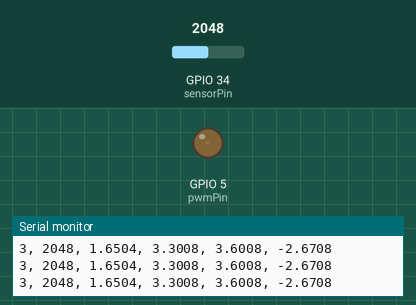
Bench run of a sketch on a simulated ESP32. Parts: output pins drawn as LEDs (lit = HIGH), the last lines printed to the serial monitor. Inputs (shaded band) come from the test bench; at power-on: GPIO 34 (sensorPin) = 2048.

Above: at 1.4 s.
1.5 s: GPIO 34 (sensorPin) set to 491
At 1.78 s:
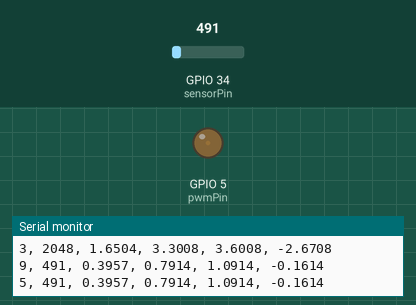
3.3 s: GPIO 34 (sensorPin) set to 0
At 3.9 s:
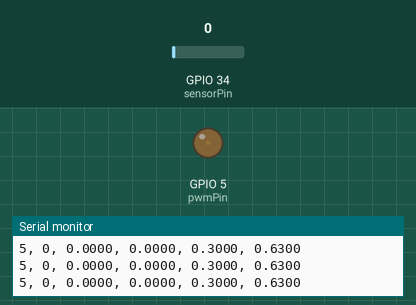
6.3 s: GPIO 34 (sensorPin) set to 140
9.3 s: GPIO 34 (sensorPin) set to 60
At 11.75 s:
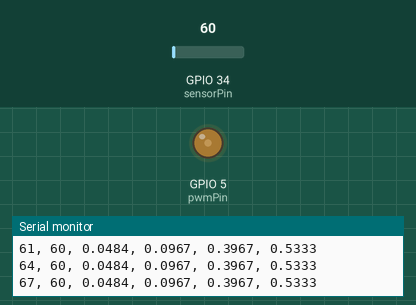
12.3 s: GPIO 34 (sensorPin) set to 4095
Timing chart, 0 to 15.0 s (numbered marks = the images above; inputs shaded):
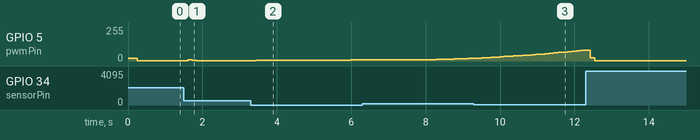

Measured:
- after the input at 1.5 s, GPIO 5 (pwmPin): 3/255 → 9/255 after 0.11 s, → 5/255 0.12 s later, → 3/255 0.12 s later
- after the input at 3.3 s, GPIO 5 (pwmPin): moves from 3/255 to 10/255 over 2.8 s, starting after 0.13 s

The sketch:

catodic3.ino
```cpp
/*
 * Program ESP32 untuk Mengukur VRMS dari Buck Converter
 * - Menggunakan pembagi tegangan 10k-10k di pin 34 (ADC1_CH6)
 * - PWM output di pin 5
 * - Menggunakan PID untuk menjaga tegangan stabil di set point
 */

// Definisi pin
const int sensorPin = 34;    // Pin sensor analog ESP32 (ADC1_CH6)
const int pwmPin = 5;        // Pin output PWM untuk buck converter

// Variabel untuk pengukuran
int pwmValue = 20;           // Nilai PWM awal (0-255)
float vRef = 3.3;            // Tegangan referensi ESP32 (3.3V)
int numSamples = 100;        // Jumlah sampel untuk perhitungan RMS

// Parameter PID
float setPoint = 0.93;        // Set point tegangan output yang diinginkan (V)
float Kp = 5.0;              // Konstanta Proporsional
float Ki = 1.0;              // Konstanta Integral
float Kd = 0.5;              // Konstanta Derivatif

// Batas PWM
const int PWM_MIN = 3;       // Nilai minimum PWM
const int PWM_MAX = 100;     // Nilai maksimum PWM

// Variabel untuk kalkulasi PID
float lastError = 0;         // Error sebelumnya
float integral = 0;          // Nilai integral error
unsigned long lastTime = 0;  // Waktu perhitungan PID terakhir
float outputVrms = 0;        // Nilai VRMS output terakhir

void setup() {
  // Inisialisasi komunikasi serial
  Serial.begin(9600);

  // Inisialisasi pin
  pinMode(sensorPin, INPUT);
  pinMode(pwmPin, OUTPUT);

  // Setel PWM ke nilai awal
  analogWrite(pwmPin, pwmValue);

  // Pesan pembuka
  Serial.println("Pengukuran VRMS Buck Converter dengan Pembagi Tegangan 10k-10k & Kontrol PID");
  Serial.println("Set Point: " + String(setPoint) + "V");
  Serial.println("PID Parameters: Kp=" + String(Kp) + ", Ki=" + String(Ki) + ", Kd=" + String(Kd));
  Serial.println("PWM Range: Min=" + String(PWM_MIN) + ", Max=" + String(PWM_MAX));
  Serial.println("----------------------------------------------------------");
  Serial.println("PWM, ADC Raw, Voltage Pin, Output Voltage, VRMS, Error");

  // Inisialisasi waktu
  lastTime = millis();
}

void loop() {
  // Variabel untuk menyimpan total kuadrat
  float sumSquares = 0.0;
  int rawADC = 0;
  float voltagePin = 0.0;
  float outputVoltage = 0.0;

  // Ambil beberapa sampel untuk perhitungan RMS
  for (int i = 0; i < numSamples; i++) {
    // Baca nilai ADC
    int adcValue = analogRead(sensorPin);

    // Konversi ke tegangan di pin sensor
    float voltage = (adcValue / 4095.0) * vRef;

    // Kompensasi pembagi tegangan untuk mendapatkan tegangan output sebenarnya
    float actualVoltage = voltage * 2.0;  // Karena pembagi tegangan 10k-10k (1:1)

    // Tambahkan kuadrat ke total
    sumSquares += actualVoltage * actualVoltage;

    // Simpan nilai terakhir untuk tampilan
    if (i == numSamples - 1) {
      rawADC = adcValue;
      voltagePin = voltage;
      outputVoltage = actualVoltage;
    }

    // Tunggu sedikit sebelum sampel berikutnya
    delayMicroseconds(100);
  }

  // Hitung VRMS
  float vrms = sqrt(sumSquares / numSamples) + 0.3;
  outputVrms = vrms;

  // Hitung nilai PID dan perbarui PWM
  pwmValue = calculatePID(vrms);

  // Pastikan PWM dalam rentang yang valid
  pwmValue = constrain(pwmValue, PWM_MIN, PWM_MAX);

  // Terapkan nilai PWM baru
  analogWrite(pwmPin, pwmValue);

  // Hitung error
  float error = setPoint - vrms;

  // Tampilkan hasil
  Serial.print(pwmValue);
  Serial.print(", ");
  Serial.print(rawADC);
  Serial.print(", ");
  Serial.print(voltagePin, 4);
  Serial.print(", ");
  Serial.print(outputVoltage, 4);
  Serial.print(", ");
  Serial.print(vrms, 4);
  Serial.print(", ");
  Serial.println(error, 4);

  // Tunggu sebelum pengukuran berikutnya
  delay(100);
}

// Fungsi untuk menghitung output PID
int calculatePID(float currentValue) {
  // Hitung waktu delta
  unsigned long currentTime = millis();
  float deltaTime = (currentTime - lastTime) / 1000.0; // dalam detik
  lastTime = currentTime;

  // Hitung error
  float error = setPoint - currentValue;

  // Bagian proporsional
  float proportional = Kp * error;

  // Bagian integral
  integral += Ki * error * deltaTime;
  // Anti windup - batasi nilai integral
  integral = constrain(integral, -50, 50);

  // Bagian derivatif
  float derivative = 0;
  if (deltaTime > 0) {
    derivative = Kd * (error - lastError) / deltaTime;
  }
  lastError = error;

  // Hitung output PID
  float output = proportional + integral + derivative;

  // KOREKSI: Buck converter, nilai PWM lebih tinggi = duty cycle lebih tinggi = tegangan output lebih tinggi
  // Jadi jika error positif (tegangan terlalu rendah), kita MENAMBAH PWM
  int pwmOutput = pwmValue + (int)output;

  return pwmOutput;
}
```
